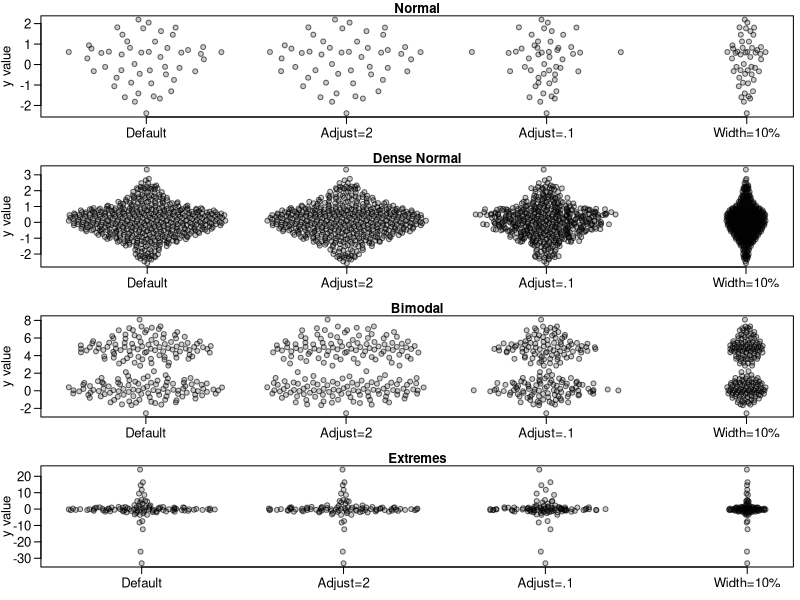
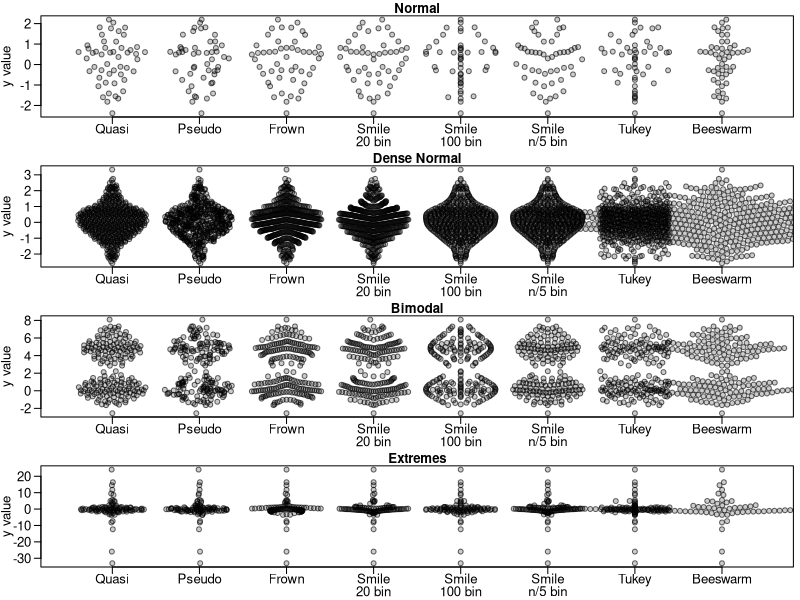

Source code (R) for these figures, in order:
## ---- chunk 1
library(vipor)
# Generate data
set.seed(12345)
dat <- list(rnorm(50), rnorm(500), c(rnorm(100), rnorm(100,5)), rcauchy(100))
names(dat) <- c("Normal", "Dense Normal", "Bimodal", "Extremes")

# Violin points of several distributions
par(mfrow=c(4,1), mar=c(2.5,3.1, 1.2, 0.5),mgp=c(2.1,.75,0),
	cex.axis=1.2,cex.lab=1.2,cex.main=1.2)
sapply(names(dat),function(label) {
	y<-dat[[label]]
	offsets <- list(
		'Default'=offsetX(y),  # Default
		'Adjust=2'=offsetX(y, adjust=2),    # More smoothing
		'Adjust=.1'=offsetX(y, adjust=0.1),  # Tighter fit
		'Width=10%'=offsetX(y, width=0.1)    # Less wide
	)  
	ids <- rep(1:length(offsets), each=length(y))
	plot(unlist(offsets) + ids, rep(y, length(offsets)), ylab='y value',
		xlab='', xaxt='n', pch=21,col='#00000099',bg='#00000033',las=1,main=label)
	axis(1, 1:length(offsets), names(offsets))
})
## ---- chunk 2
library(beeswarm)
par(mfrow=c(4,1), mar=c(2.5,3.1, 1.2, 0.5),mgp=c(2.1,.75,0),
	cex.axis=1.2,cex.lab=1.2,cex.main=1.2)
sapply(names(dat),function(label) {
	y<-dat[[label]]
	#need to start plot first for beeswarm so xlim is magic number here
	plot(1,1,type='n',ylab='y value',xlim=c(.5,8+.5),
		ylim=range(y),xlab='', xaxt='n', ,las=1,main=label)
	offsets <- list(
		'Quasi'=offsetX(y),  # Default
		'Pseudo'=offsetX(y, method='pseudorandom',nbins=100),
		'Frown'=offsetX(y, method='frowney',nbins=20),
		'Smile\n20 bin'=offsetX(y, method='smiley',nbins=20),
		'Smile\n100 bin'=offsetX(y, method='smiley',nbins=100),
		'Smile\nn/5 bin'=offsetX(y, method='smiley',nbins=round(length(y)/5)),
		'Tukey'=offsetX(y, method='tukey'),
		'Beeswarm'=swarmx(rep(0,length(y)),y)$x
	)
	ids <- rep(1:length(offsets), each=length(y))

	points(unlist(offsets) + ids, rep(y, length(offsets)),pch=21,col='#00000099',bg='#00000033')
	par(lheight=.8)
	axis(1, 1:length(offsets), names(offsets),padj=1,mgp=c(0,-.3,0),tcl=-.5)
})
